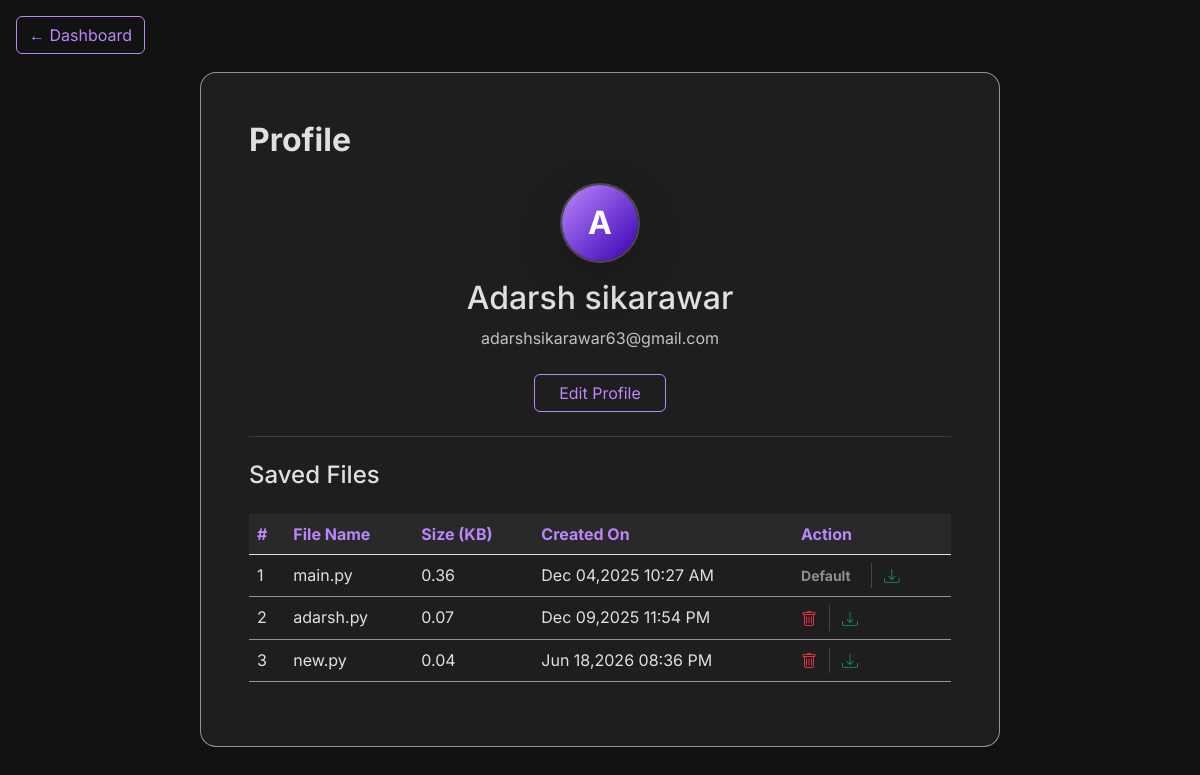
/profile/ (signed in), run on the app's committed database.
### mainapp/models.py (models this page shows, shortened)
class OurUser(AbstractUser):
    DoesNotExist = models.ObjectDoesNotExist
    username = None  # type: ignore
    email: str = models.EmailField(unique=True)  # type: ignore
    name: str = models.CharField(max_length=100)  # type: ignore
    profile_photo = models.ImageField(
        upload_to='profile_photos/',
        default='profile_photos/default.png',
        blank=True,
        null=True
    )
    editor_theme: str = models.CharField(max_length=50, default='vs-dark')  # type: ignore
    USERNAME_FIELD = 'email'
    REQUIRED_FIELDS = ['name']
    objects = CustomUserManager()

class UserFile(models.Model):
    DoesNotExist = models.ObjectDoesNotExist
    objects = models.Manager()
    user: OurUser = models.ForeignKey(settings.AUTH_USER_MODEL, on_delete=models.CASCADE)  # type: ignore
    file_name: str = models.CharField(max_length=255)  # type: ignore
    file_path: str = models.CharField(max_length=500)  # type: ignore
    file_size: float = models.FloatField(default=0.0)  # size in KB  # type: ignore
    created_at: datetime.datetime = models.DateTimeField(auto_now_add=True)  # type: ignore
    def size_in_kb(self):
        return round(self.file_size, 2)

### mainapp/views.py (the view)
# urls.py: path('profile/', views.profilepage, name="profile"),
@login_required
def profilepage(request):
    files = UserFile.objects.filter(user=request.user)
    return render(request, 'profile.html', {'files': files})

### mainapp/templates/profile.html (shortened to what this page needs)
{% load static %}
<!DOCTYPE html>
<html lang="en">
<head>
    <link href="{% static 'styles/bootstrap.min.css' %}" rel="stylesheet">
    <link href="{% static 'styles/theme.css' %}" rel="stylesheet">
    <link href="{% static 'styles/toast.css' %}" rel="stylesheet">
    <link rel="stylesheet" href="https://cdnjs.cloudflare.com/ajax/libs/bootstrap/5.3.8/css/bootstrap-grid.min.css"
 />
    <link rel="stylesheet" href="https://cdn.jsdelivr.net/npm/bootstrap-icons@1.11.1/font/bootstrap-icons.css">
</head>
<body>
    <div class="container py-5 mt-5 pt-4 text-center">
        <div class="glass-panel p-5 mx-auto" style="max-width: 800px;">
            <h2 class="fw-bold text-start mb-4"> Profile </h2>
            <div class="mx-auto mb-3 shadow-lg rounded-circle overflow-hidden position-relative"
                style="width: 80px; height: 80px; border: 2px solid rgba(255,255,255,0.2);">
                {% if request.user.profile_photo and "default.png" not in request.user.profile_photo.url %}
                <img src="{{ request.user.profile_photo.url }}" class="w-100 h-100 object-fit-cover">
                {% else %}
                <div class="w-100 h-100 d-flex align-items-center justify-content-center text-white fw-bold fs-2"
                    style="background: linear-gradient(135deg, var(--primary-purple), var(--primary-purple-dark));">
                    {{ request.user.name|slice:":1"|upper }}
                </div>
                {% endif %}
            </div>
            <h2 class="mb-2 text-center">{{ request.user.name }}</h2>
            <p class="text-light text-center mb-4 opacity-75">{{ request.user.email }}</p>
            <button type="button" class="btn btn-outline-glass px-4" onclick="openProfileModal()">Edit Profile</button>
            <hr class="my-4" style="border-color: var(--glass-border);">
            <h4 class="mb-4 text-start">Saved Files</h4>
            {% if files %}
            <div class="table-responsive">
                <table class="table table-hover text-start" style="color: var(--text-light);">
                    <thead style="background-color: rgba(255,255,255,0.05);">
                        <tr>
                            <th style="background: transparent; color: var(--primary-purple);"> # </th>
                            <th style="background: transparent; color: var(--primary-purple);">File Name</th>
                            <th style="background: transparent; color: var(--primary-purple);">Size (KB)</th>
                            <th style="background: transparent; color: var(--primary-purple);">Created On</th>
                            <th style="background: transparent; color: var(--primary-purple);">Action </th>
                        </tr>
                    </thead>
                    <tbody>
                        {% for file in files %}
                        <tr style="border-color: var(--glass-border);">
                            <td style="background: transparent; color: var(--text-light);">{{ forloop.counter }}</td>
                            <td style="background: transparent; color: var(--text-light);">{{ file.file_name }}</td>
                            <td style="background: transparent; color: var(--text-light);">{{ file.size_in_kb }}</td>
                            <td style="background: transparent; color: var(--text-light);">
                                {{ file.created_at|date:"M d,Y h:i A" }}</td>
                            <td style="background: transparent;">
                                <div class="d-flex align-items-center gap-2">
                                    {% if file.file_name == 'main.py' %}
                                    <span class="text-white-50 small fw-bold me-2">Default</span>
                                    {% else %}
                                    <form method="POST" action="{% url 'delete_file' file.id %}"
                                        style="display:inline;">
                                        <button type="submit"
                                            class="btn btn-sm p-0 border-0 bg-transparent text-danger shadow-none"
                                            onclick="return confirm('Do you really want to delete \'{{ file.file_name }}\' ?');"
                                            title="Delete">
                                            <i class="bi bi-trash fs-6"></i>
                                        </button>
                                    </form>
                                    {% endif %}
                                    <form method="GET" action="{% url 'download_file' file.id %}"
                                        style="display:inline;">
                                        <button type="submit"
                                            class="btn btn-sm p-0 border-0 bg-transparent text-success shadow-none"
                                            title="Download"
                                            onclick="showToast('success', 'Downloading {{ file.file_name }}...')">
                                            <i class="bi bi-download fs-6"></i>
                                        </button>
                                    </form>
                                </div>
                            </td>
                        </tr>
                        {% endfor %}
                    </tbody>
                </table>
            </div>
            {% else %}
            <p class="text-muted">No files created yet.</p>
            {% endif %}
        </div>
    </div>
    <div class="fixed-top p-3">
        <a href="{% url 'dashboard' %}" class="btn btn-outline-glass">
            &larr; Dashboard
        </a>
    </div>
</body>
</html>

### mainapp/static/styles/theme.css (style rules this page uses)
:root { --bg-dark: #121212; --bg-dark-secondary: #1e1e1e; --primary-purple: #bb86fc; --primary-purple-dark: #3700b3; --accent-teal: #03dac6; --text-light: #e0e0e0; --text-muted: #a0a0a0; --glass-bg: rgba(255, 255, 255, 0.05); --glass-border: rgba(255, 255, 255, 0.527); --glass-shadow: 0 4px 30px rgba(0, 0, 0, 0.1); --glass-blur: 10px; --navbar-bg: rgba(18, 18, 18, 0.95); }
body { background-color: var(--bg-dark); color: var(--text-light); font-family: 'Inter', sans-serif; }
.glass-panel { background: var(--glass-bg); border-radius: 16px; box-shadow: var(--glass-shadow); backdrop-filter: blur(var(--glass-blur)); -webkit-backdrop-filter: blur(var(--glass-blur)); border: 1px solid var(--glass-border); }
button, .btn { transition: all 0.3s cubic-bezier(0.25, 0.8, 0.25, 1); position: relative; overflow: hidden; }
.btn-outline-glass { background: transparent; border: 1px solid var(--primary-purple); color: var(--primary-purple); }
h1, h2, h3, h4, h5, h6 { color: var(--text-light); }

### mainapp/static/styles/toast.css (style rules this page uses)
:root { --toast-success-bg: #d1e7dd; --toast-success-text: #0f5132; --toast-info-bg: #cff4fc; --toast-info-text: #055160; --toast-warning-bg: #fff3cd; --toast-warning-text: #664d03; --toast-error-bg: #f8d7da; --toast-error-text: #842029; --toast-width: 380px; --toast-spacing: 12px; }

### data on the page
OurUser: user.name "A", user.name "Adarsh sikarawar", user.email "adarshsikarawar63@gmail.com"
UserFile: file_name "main.py", size_in_kb "0.36", created_at "Dec 04,2025 10:27 AM", shows "Default"
UserFile: file_name "adarsh.py", size_in_kb "0.07", created_at "Dec 09,2025 11:54 PM"
UserFile: file_name "new.py", size_in_kb "0.04", created_at "Jun 18,2026 08:36 PM"
